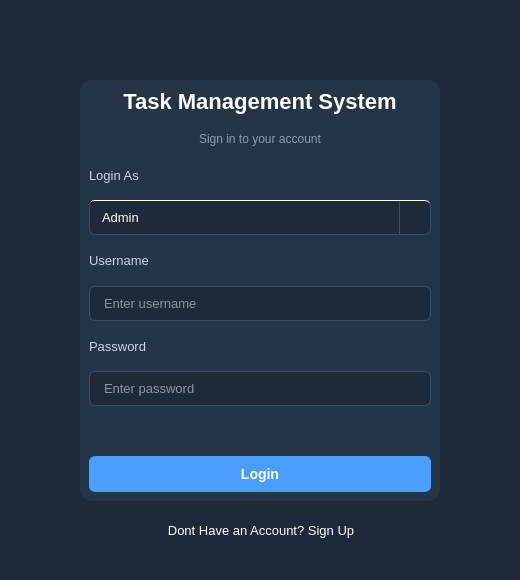
<?xml version="1.0" encoding="UTF-8"?>
<ui version="4.0">
 <class>LoginWindow</class>
 <widget class="QMainWindow" name="LoginWindow">
  <property name="geometry">
   <rect>
    <x>0</x>
    <y>0</y>
    <width>520</width>
    <height>580</height>
   </rect>
  </property>
  <property name="windowTitle">
   <string>Payroll System – Login</string>
  </property>
  <property name="styleSheet">
   <string notr="true">
    QMainWindow { background-color: #1e2a3a; }
    QWidget#centralwidget { background-color: #1e2a3a; }
    QFrame#card { background-color: #253447; border-radius: 12px; }
    QLabel#title { color: #ffffff; font-size: 22px; font-weight: bold; }
    QLabel#subtitle { color: #8a9bb0; font-size: 12px; }
    QLabel { color: #c8d6e5; font-size: 13px; }
    QLineEdit {
      background-color: #1e2a3a; border: 1px solid #3a4f66;
      border-radius: 6px; padding: 8px 36px 8px 12px;
      color: #ffffff; font-size: 13px;
    }
    QLineEdit:focus { border: 1px solid #4a9eff; }
    QPushButton#btnLogin {
      background-color: #4a9eff; color: #ffffff; border: none;
      border-radius: 6px; font-size: 14px; font-weight: bold; padding: 10px;
    }
    QPushButton#btnLogin:hover   { background-color: #3a8ef0; }
    QPushButton#btnLogin:pressed { background-color: #2a7ee0; }
    QLabel#errorLabel { color: #ff5f5f; font-size: 12px; }
    QComboBox {
      background-color: #1e2a3a; border: 1px solid #3a4f66;
      border-radius: 6px; padding: 8px 12px 8px 12px;
      color: #ffffff; font-size: 13px;
    }
    QComboBox::drop-down {
      subcontrol-origin: padding;
      subcontrol-position: top right;
      width: 30px;
      border-left: 1px solid #3a4f66;
      border-top-right-radius: 6px;
      border-bottom-right-radius: 6px;
    }
    QComboBox::down-arrow {
      image: none;
      width: 0; height: 0;
      border-left: 5px solid transparent;
      border-right: 5px solid transparent;
      border-top: 6px solid #8a9bb0;
    }
    QComboBox:hover::down-arrow  { border-top-color: #ffffff; }
    QComboBox QAbstractItemView {
      background-color: #253447; color: #ffffff;
      selection-background-color: #4a9eff;
      border: 1px solid #3a4f66; border-radius: 4px;
      padding: 4px;
    }
	QPushButton#btnSignup {
      background:transparent; color:#ffffff; border:none;
      border-radius:6px; font-size:13px; padding:10px;
    }

   </string>
  </property>
  <widget class="QWidget" name="centralwidget">
   <widget class="QFrame" name="card">
    <property name="geometry">
     <rect>
      <x>80</x>
      <y>80</y>
      <width>360</width>
      <height>421</height>
     </rect>
    </property>
    <property name="frameShape">
     <enum>QFrame::StyledPanel</enum>
    </property>
    <layout class="QVBoxLayout" name="cardLayout">
     <property name="spacing">
      <number>14</number>
     </property>
     <property name="contentsMargins" stdset="0">
      <number>36</number>
     </property>
     <item>
      <widget class="QLabel" name="title">
       <property name="text">
        <string>Task Management System</string>
       </property>
       <property name="alignment">
        <set>Qt::AlignCenter</set>
       </property>
      </widget>
     </item>
     <item>
      <widget class="QLabel" name="subtitle">
       <property name="text">
        <string>Sign in to your account</string>
       </property>
       <property name="alignment">
        <set>Qt::AlignCenter</set>
       </property>
      </widget>
     </item>
     <item>
      <widget class="QLabel" name="lblRole">
       <property name="text">
        <string>Login As</string>
       </property>
      </widget>
     </item>
     <item>
      <widget class="QComboBox" name="cmbRole">
       <item>
        <property name="text">
         <string>Admin</string>
        </property>
       </item>
       <item>
        <property name="text">
         <string>User</string>
        </property>
       </item>
      </widget>
     </item>
     <item>
      <widget class="QLabel" name="lblUser">
       <property name="text">
        <string>Username</string>
       </property>
      </widget>
     </item>
     <item>
      <widget class="QLineEdit" name="txtUsername">
       <property name="placeholderText">
        <string>Enter username</string>
       </property>
      </widget>
     </item>
     <item>
      <widget class="QLabel" name="lblPass">
       <property name="text">
        <string>Password</string>
       </property>
      </widget>
     </item>
     <item>
      <widget class="QLineEdit" name="txtPassword">
       <property name="echoMode">
        <enum>QLineEdit::Password</enum>
       </property>
       <property name="placeholderText">
        <string>Enter password</string>
       </property>
      </widget>
     </item>
     <item>
      <widget class="QLabel" name="errorLabel">
       <property name="text">
        <string/>
       </property>
       <property name="alignment">
        <set>Qt::AlignCenter</set>
       </property>
      </widget>
     </item>
     <item>
      <widget class="QPushButton" name="btnLogin">
       <property name="text">
        <string>Login</string>
       </property>
      </widget>
     </item>
    </layout>
   </widget>
   <widget class="QPushButton" name="btnSignup">
    <property name="geometry">
     <rect>
      <x>90</x>
      <y>510</y>
      <width>342</width>
      <height>41</height>
     </rect>
    </property>
    <property name="text">
     <string>Dont Have an Account? Sign Up</string>
    </property>
   </widget>
  </widget>
 </widget>
 <resources/>
 <connections/>
</ui>
